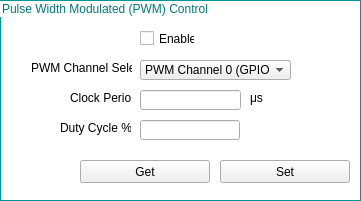
                   <widget class="QGroupBox" name="groupBox_36">
                    <property name="geometry">
                     <rect>
                      <x>526</x>
                      <y>240</y>
                      <width>361</width>
                      <height>201</height>
                     </rect>
                    </property>
                    <property name="styleSheet">
                     <string notr="true">QGroupBox{ border: 1px solid ;
background-color: transparent;
border-color: rgb(0,150,150);
color:rgb(0,120,120);
;}</string>
                    </property>
                    <property name="title">
                     <string>Pulse Width Modulated (PWM) Control</string>
                    </property>
                    <widget class="QLabel" name="label_PWMCHannel">
                     <property name="geometry">
                      <rect>
                       <x>31</x>
                       <y>60</y>
                       <width>101</width>
                       <height>16</height>
                      </rect>
                     </property>
                     <property name="text">
                      <string>PWM Channel Select</string>
                     </property>
                    </widget>
                    <widget class="QComboBox" name="pwmChannelSelect_comboBox">
                     <property name="geometry">
                      <rect>
                       <x>140</x>
                       <y>60</y>
                       <width>151</width>
                       <height>20</height>
                      </rect>
                     </property>
                     <item>
                      <property name="text">
                       <string>PWM Channel 0 (GPIO 0)</string>
                      </property>
                     </item>
                     <item>
                      <property name="text">
                       <string>PWM Channel 1 (GPIO 1)</string>
                      </property>
                     </item>
                     <item>
                      <property name="text">
                       <string>PWM Channel 2 (GPIO 2)</string>
                      </property>
                     </item>
                     <item>
                      <property name="text">
                       <string>PWM Channel 3 (GPIO 3)</string>
                      </property>
                     </item>
                    </widget>
                    <widget class="QLabel" name="label_DutyCycle">
                     <property name="geometry">
                      <rect>
                       <x>60</x>
                       <y>120</y>
                       <width>71</width>
                       <height>16</height>
                      </rect>
                     </property>
                     <property name="text">
                      <string>Duty Cycle %</string>
                     </property>
                    </widget>
                    <widget class="QLineEdit" name="pwmDutyCycle_lineEdit">
                     <property name="geometry">
                      <rect>
                       <x>140</x>
                       <y>120</y>
                       <width>100</width>
                       <height>20</height>
                      </rect>
                     </property>
                     <property name="sizePolicy">
                      <sizepolicy hsizetype="Fixed" vsizetype="Fixed">
                       <horstretch>0</horstretch>
                       <verstretch>0</verstretch>
                      </sizepolicy>
                     </property>
                     <property name="maximumSize">
                      <size>
                       <width>100</width>
                       <height>16777215</height>
                      </size>
                     </property>
                    </widget>
                    <widget class="QCheckBox" name="pwmEnable_checkBox">
                     <property name="geometry">
                      <rect>
                       <x>140</x>
                       <y>30</y>
                       <width>55</width>
                       <height>17</height>
                      </rect>
                     </property>
                     <property name="text">
                      <string>Enable</string>
                     </property>
                    </widget>
                    <widget class="QLabel" name="label_ClockPeriod">
                     <property name="geometry">
                      <rect>
                       <x>70</x>
                       <y>90</y>
                       <width>61</width>
                       <height>16</height>
                      </rect>
                     </property>
                     <property name="text">
                      <string>Clock Period</string>
                     </property>
                    </widget>
                    <widget class="QLineEdit" name="pwmClkPeriod_lineEdit">
                     <property name="geometry">
                      <rect>
                       <x>140</x>
                       <y>90</y>
                       <width>101</width>
                       <height>20</height>
                      </rect>
                     </property>
                     <property name="sizePolicy">
                      <sizepolicy hsizetype="Fixed" vsizetype="Fixed">
                       <horstretch>0</horstretch>
                       <verstretch>0</verstretch>
                      </sizepolicy>
                     </property>
                    </widget>
                    <widget class="QLabel" name="label_us">
                     <property name="geometry">
                      <rect>
                       <x>250</x>
                       <y>90</y>
                       <width>16</width>
                       <height>16</height>
                      </rect>
                     </property>
                     <property name="text">
                      <string>μs</string>
                     </property>
                    </widget>
                    <widget class="QPushButton" name="pwmGetConfig_button">
                     <property name="geometry">
                      <rect>
                       <x>80</x>
                       <y>160</y>
                       <width>130</width>
                       <height>23</height>
                      </rect>
                     </property>
                     <property name="sizePolicy">
                      <sizepolicy hsizetype="Fixed" vsizetype="Fixed">
                       <horstretch>0</horstretch>
                       <verstretch>0</verstretch>
                      </sizepolicy>
                     </property>
                     <property name="minimumSize">
                      <size>
                       <width>102</width>
                       <height>0</height>
                      </size>
                     </property>
                     <property name="text">
                      <string>Get</string>
                     </property>
                    </widget>
                    <widget class="QPushButton" name="pwmSetConfig_button">
                     <property name="geometry">
                      <rect>
                       <x>220</x>
                       <y>160</y>
                       <width>130</width>
                       <height>23</height>
                      </rect>
                     </property>
                     <property name="sizePolicy">
                      <sizepolicy hsizetype="Fixed" vsizetype="Fixed">
                       <horstretch>0</horstretch>
                       <verstretch>0</verstretch>
                      </sizepolicy>
                     </property>
                     <property name="minimumSize">
                      <size>
                       <width>102</width>
                       <height>0</height>
                      </size>
                     </property>
                     <property name="text">
                      <string>Set</string>
                     </property>
                    </widget>
                   </widget>
